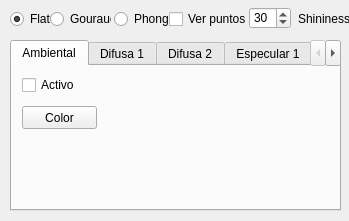
<?xml version="1.0" encoding="UTF-8"?>
<ui version="4.0">
 <class>ManagerLight</class>
 <widget class="QWidget" name="ManagerLight">
  <property name="geometry">
   <rect>
    <x>0</x>
    <y>0</y>
    <width>349</width>
    <height>221</height>
   </rect>
  </property>
  <property name="windowTitle">
   <string>Manager Light</string>
  </property>
  <widget class="QRadioButton" name="Flat">
   <property name="geometry">
    <rect>
     <x>10</x>
     <y>10</y>
     <width>61</width>
     <height>18</height>
    </rect>
   </property>
   <property name="text">
    <string>Flat</string>
   </property>
   <property name="checked">
    <bool>true</bool>
   </property>
  </widget>
  <widget class="QRadioButton" name="Gouraud">
   <property name="geometry">
    <rect>
     <x>50</x>
     <y>10</y>
     <width>61</width>
     <height>18</height>
    </rect>
   </property>
   <property name="text">
    <string>Gouraud</string>
   </property>
  </widget>
  <widget class="QRadioButton" name="Phong">
   <property name="geometry">
    <rect>
     <x>114</x>
     <y>10</y>
     <width>61</width>
     <height>18</height>
    </rect>
   </property>
   <property name="text">
    <string>Phong</string>
   </property>
  </widget>
  <widget class="QTabWidget" name="tabWidget">
   <property name="geometry">
    <rect>
     <x>10</x>
     <y>40</y>
     <width>331</width>
     <height>171</height>
    </rect>
   </property>
   <property name="currentIndex">
    <number>0</number>
   </property>
   <widget class="QWidget" name="tab_3">
    <attribute name="title">
     <string>Ambiental</string>
    </attribute>
    <widget class="QCheckBox" name="activeAmbienta1">
     <property name="geometry">
      <rect>
       <x>10</x>
       <y>10</y>
       <width>74</width>
       <height>18</height>
      </rect>
     </property>
     <property name="text">
      <string>Activo</string>
     </property>
    </widget>
    <widget class="QLabel" name="colorAmb1">
     <property name="geometry">
      <rect>
       <x>100</x>
       <y>40</y>
       <width>61</width>
       <height>21</height>
      </rect>
     </property>
     <property name="text">
      <string/>
     </property>
    </widget>
    <widget class="QPushButton" name="chColorAmb1">
     <property name="geometry">
      <rect>
       <x>10</x>
       <y>40</y>
       <width>75</width>
       <height>23</height>
      </rect>
     </property>
     <property name="text">
      <string>Color</string>
     </property>
    </widget>
    <widget class="QLabel" name="colorDiff">
     <property name="geometry">
      <rect>
       <x>100</x>
       <y>190</y>
       <width>61</width>
       <height>21</height>
      </rect>
     </property>
     <property name="text">
      <string/>
     </property>
    </widget>
    <widget class="QPushButton" name="matDiff">
     <property name="geometry">
      <rect>
       <x>10</x>
       <y>190</y>
       <width>91</width>
       <height>23</height>
      </rect>
     </property>
     <property name="text">
      <string>Color Especular</string>
     </property>
    </widget>
    <widget class="QLabel" name="colorEsp">
     <property name="geometry">
      <rect>
       <x>100</x>
       <y>220</y>
       <width>61</width>
       <height>21</height>
      </rect>
     </property>
     <property name="text">
      <string/>
     </property>
    </widget>
    <widget class="QPushButton" name="matEsp">
     <property name="geometry">
      <rect>
       <x>10</x>
       <y>220</y>
       <width>91</width>
       <height>23</height>
      </rect>
     </property>
     <property name="text">
      <string>Color Especular</string>
     </property>
    </widget>
   </widget>
   <widget class="QWidget" name="tab_5">
    <attribute name="title">
     <string>Difusa 1</string>
    </attribute>
    <widget class="QCheckBox" name="activeDifusa1">
     <property name="geometry">
      <rect>
       <x>10</x>
       <y>10</y>
       <width>74</width>
       <height>18</height>
      </rect>
     </property>
     <property name="text">
      <string>Activo</string>
     </property>
    </widget>
    <widget class="QLabel" name="label_7">
     <property name="geometry">
      <rect>
       <x>180</x>
       <y>10</y>
       <width>31</width>
       <height>16</height>
      </rect>
     </property>
     <property name="text">
      <string>Pos. X</string>
     </property>
    </widget>
    <widget class="QLabel" name="label_8">
     <property name="geometry">
      <rect>
       <x>230</x>
       <y>10</y>
       <width>31</width>
       <height>16</height>
      </rect>
     </property>
     <property name="text">
      <string>Pos. Y</string>
     </property>
    </widget>
    <widget class="QLabel" name="label_9">
     <property name="geometry">
      <rect>
       <x>280</x>
       <y>10</y>
       <width>31</width>
       <height>16</height>
      </rect>
     </property>
     <property name="text">
      <string>Pos. Z</string>
     </property>
    </widget>
    <widget class="QSlider" name="posAmbX3">
     <property name="geometry">
      <rect>
       <x>185</x>
       <y>30</y>
       <width>21</width>
       <height>91</height>
      </rect>
     </property>
     <property name="minimum">
      <number>-100</number>
     </property>
     <property name="maximum">
      <number>100</number>
     </property>
     <property name="orientation">
      <enum>Qt::Vertical</enum>
     </property>
     <property name="tickPosition">
      <enum>QSlider::TicksAbove</enum>
     </property>
     <property name="tickInterval">
      <number>10</number>
     </property>
    </widget>
    <widget class="QLabel" name="ledPosX3">
     <property name="geometry">
      <rect>
       <x>176</x>
       <y>120</y>
       <width>31</width>
       <height>20</height>
      </rect>
     </property>
     <property name="text">
      <string>0.0</string>
     </property>
    </widget>
    <widget class="QLabel" name="ledPosY3">
     <property name="geometry">
      <rect>
       <x>229</x>
       <y>120</y>
       <width>41</width>
       <height>20</height>
      </rect>
     </property>
     <property name="text">
      <string>0.0</string>
     </property>
    </widget>
    <widget class="QLabel" name="colorDif1">
     <property name="geometry">
      <rect>
       <x>100</x>
       <y>40</y>
       <width>61</width>
       <height>21</height>
      </rect>
     </property>
     <property name="text">
      <string/>
     </property>
    </widget>
    <widget class="QSlider" name="posAmbY3">
     <property name="geometry">
      <rect>
       <x>236</x>
       <y>30</y>
       <width>21</width>
       <height>91</height>
      </rect>
     </property>
     <property name="minimum">
      <number>-100</number>
     </property>
     <property name="maximum">
      <number>100</number>
     </property>
     <property name="orientation">
      <enum>Qt::Vertical</enum>
     </property>
     <property name="tickPosition">
      <enum>QSlider::TicksAbove</enum>
     </property>
     <property name="tickInterval">
      <number>10</number>
     </property>
    </widget>
    <widget class="QPushButton" name="chColorDif1">
     <property name="geometry">
      <rect>
       <x>10</x>
       <y>40</y>
       <width>75</width>
       <height>23</height>
      </rect>
     </property>
     <property name="text">
      <string>Color</string>
     </property>
    </widget>
    <widget class="QSlider" name="posAmbZ3">
     <property name="geometry">
      <rect>
       <x>285</x>
       <y>30</y>
       <width>21</width>
       <height>91</height>
      </rect>
     </property>
     <property name="minimum">
      <number>-250</number>
     </property>
     <property name="maximum">
      <number>50</number>
     </property>
     <property name="orientation">
      <enum>Qt::Vertical</enum>
     </property>
     <property name="tickPosition">
      <enum>QSlider::TicksAbove</enum>
     </property>
     <property name="tickInterval">
      <number>10</number>
     </property>
    </widget>
    <widget class="QLabel" name="ledPosZ3">
     <property name="geometry">
      <rect>
       <x>277</x>
       <y>120</y>
       <width>41</width>
       <height>20</height>
      </rect>
     </property>
     <property name="text">
      <string>0.0</string>
     </property>
    </widget>
   </widget>
   <widget class="QWidget" name="tab_4">
    <attribute name="title">
     <string>Difusa 2</string>
    </attribute>
    <widget class="QCheckBox" name="activeDifusa2">
     <property name="geometry">
      <rect>
       <x>10</x>
       <y>10</y>
       <width>74</width>
       <height>18</height>
      </rect>
     </property>
     <property name="text">
      <string>Activo</string>
     </property>
    </widget>
    <widget class="QLabel" name="label_10">
     <property name="geometry">
      <rect>
       <x>180</x>
       <y>10</y>
       <width>31</width>
       <height>16</height>
      </rect>
     </property>
     <property name="text">
      <string>Pos. X</string>
     </property>
    </widget>
    <widget class="QLabel" name="label_11">
     <property name="geometry">
      <rect>
       <x>230</x>
       <y>10</y>
       <width>31</width>
       <height>16</height>
      </rect>
     </property>
     <property name="text">
      <string>Pos. Y</string>
     </property>
    </widget>
    <widget class="QLabel" name="label_12">
     <property name="geometry">
      <rect>
       <x>280</x>
       <y>10</y>
       <width>31</width>
       <height>16</height>
      </rect>
     </property>
     <property name="text">
      <string>Pos. Z</string>
     </property>
    </widget>
    <widget class="QSlider" name="posAmbX4">
     <property name="geometry">
      <rect>
       <x>185</x>
       <y>30</y>
       <width>21</width>
       <height>91</height>
      </rect>
     </property>
     <property name="minimum">
      <number>-100</number>
     </property>
     <property name="maximum">
      <number>100</number>
     </property>
     <property name="orientation">
      <enum>Qt::Vertical</enum>
     </property>
     <property name="tickPosition">
      <enum>QSlider::TicksAbove</enum>
     </property>
     <property name="tickInterval">
      <number>10</number>
     </property>
    </widget>
    <widget class="QLabel" name="ledPosX4">
     <property name="geometry">
      <rect>
       <x>176</x>
       <y>120</y>
       <width>31</width>
       <height>20</height>
      </rect>
     </property>
     <property name="text">
      <string>0.0</string>
     </property>
    </widget>
    <widget class="QLabel" name="ledPosY4">
     <property name="geometry">
      <rect>
       <x>229</x>
       <y>120</y>
       <width>41</width>
       <height>20</height>
      </rect>
     </property>
     <property name="text">
      <string>0.0</string>
     </property>
    </widget>
    <widget class="QLabel" name="colorDif2">
     <property name="geometry">
      <rect>
       <x>100</x>
       <y>40</y>
       <width>61</width>
       <height>21</height>
      </rect>
     </property>
     <property name="text">
      <string/>
     </property>
    </widget>
    <widget class="QSlider" name="posAmbY4">
     <property name="geometry">
      <rect>
       <x>236</x>
       <y>30</y>
       <width>21</width>
       <height>91</height>
      </rect>
     </property>
     <property name="minimum">
      <number>-100</number>
     </property>
     <property name="maximum">
      <number>100</number>
     </property>
     <property name="orientation">
      <enum>Qt::Vertical</enum>
     </property>
     <property name="tickPosition">
      <enum>QSlider::TicksAbove</enum>
     </property>
     <property name="tickInterval">
      <number>10</number>
     </property>
    </widget>
    <widget class="QPushButton" name="chColorDif2">
     <property name="geometry">
      <rect>
       <x>10</x>
       <y>40</y>
       <width>75</width>
       <height>23</height>
      </rect>
     </property>
     <property name="text">
      <string>Color</string>
     </property>
    </widget>
    <widget class="QSlider" name="posAmbZ4">
     <property name="geometry">
      <rect>
       <x>285</x>
       <y>30</y>
       <width>21</width>
       <height>91</height>
      </rect>
     </property>
     <property name="minimum">
      <number>-250</number>
     </property>
     <property name="maximum">
      <number>50</number>
     </property>
     <property name="orientation">
      <enum>Qt::Vertical</enum>
     </property>
     <property name="tickPosition">
      <enum>QSlider::TicksAbove</enum>
     </property>
     <property name="tickInterval">
      <number>10</number>
     </property>
    </widget>
    <widget class="QLabel" name="ledPosZ4">
     <property name="geometry">
      <rect>
       <x>277</x>
       <y>120</y>
       <width>41</width>
       <height>20</height>
      </rect>
     </property>
     <property name="text">
      <string>0.0</string>
     </property>
    </widget>
   </widget>
   <widget class="QWidget" name="tab">
    <attribute name="title">
     <string>Especular 1</string>
    </attribute>
    <widget class="QCheckBox" name="activeEspecular1">
     <property name="geometry">
      <rect>
       <x>10</x>
       <y>10</y>
       <width>74</width>
       <height>18</height>
      </rect>
     </property>
     <property name="text">
      <string>Activo</string>
     </property>
    </widget>
    <widget class="QLabel" name="label_13">
     <property name="geometry">
      <rect>
       <x>180</x>
       <y>10</y>
       <width>31</width>
       <height>16</height>
      </rect>
     </property>
     <property name="text">
      <string>Pos. X</string>
     </property>
    </widget>
    <widget class="QLabel" name="label_14">
     <property name="geometry">
      <rect>
       <x>230</x>
       <y>10</y>
       <width>31</width>
       <height>16</height>
      </rect>
     </property>
     <property name="text">
      <string>Pos. Y</string>
     </property>
    </widget>
    <widget class="QLabel" name="label_15">
     <property name="geometry">
      <rect>
       <x>280</x>
       <y>10</y>
       <width>31</width>
       <height>16</height>
      </rect>
     </property>
     <property name="text">
      <string>Pos. Z</string>
     </property>
    </widget>
    <widget class="QSlider" name="posAmbX5">
     <property name="geometry">
      <rect>
       <x>185</x>
       <y>30</y>
       <width>21</width>
       <height>91</height>
      </rect>
     </property>
     <property name="minimum">
      <number>-100</number>
     </property>
     <property name="maximum">
      <number>100</number>
     </property>
     <property name="orientation">
      <enum>Qt::Vertical</enum>
     </property>
     <property name="tickPosition">
      <enum>QSlider::TicksAbove</enum>
     </property>
     <property name="tickInterval">
      <number>10</number>
     </property>
    </widget>
    <widget class="QLabel" name="ledPosX5">
     <property name="geometry">
      <rect>
       <x>176</x>
       <y>120</y>
       <width>31</width>
       <height>20</height>
      </rect>
     </property>
     <property name="text">
      <string>0.0</string>
     </property>
    </widget>
    <widget class="QLabel" name="ledPosY5">
     <property name="geometry">
      <rect>
       <x>229</x>
       <y>120</y>
       <width>41</width>
       <height>20</height>
      </rect>
     </property>
     <property name="text">
      <string>0.0</string>
     </property>
    </widget>
    <widget class="QLabel" name="colorEsp1">
     <property name="geometry">
      <rect>
       <x>100</x>
       <y>40</y>
       <width>61</width>
       <height>21</height>
      </rect>
     </property>
     <property name="text">
      <string/>
     </property>
    </widget>
    <widget class="QSlider" name="posAmbY5">
     <property name="geometry">
      <rect>
       <x>236</x>
       <y>30</y>
       <width>21</width>
       <height>91</height>
      </rect>
     </property>
     <property name="minimum">
      <number>-100</number>
     </property>
     <property name="maximum">
      <number>100</number>
     </property>
     <property name="orientation">
      <enum>Qt::Vertical</enum>
     </property>
     <property name="tickPosition">
      <enum>QSlider::TicksAbove</enum>
     </property>
     <property name="tickInterval">
      <number>10</number>
     </property>
    </widget>
    <widget class="QPushButton" name="chColorEsp1">
     <property name="geometry">
      <rect>
       <x>10</x>
       <y>40</y>
       <width>75</width>
       <height>23</height>
      </rect>
     </property>
     <property name="text">
      <string>Color</string>
     </property>
    </widget>
    <widget class="QSlider" name="posAmbZ5">
     <property name="geometry">
      <rect>
       <x>285</x>
       <y>30</y>
       <width>21</width>
       <height>91</height>
      </rect>
     </property>
     <property name="minimum">
      <number>-250</number>
     </property>
     <property name="maximum">
      <number>50</number>
     </property>
     <property name="orientation">
      <enum>Qt::Vertical</enum>
     </property>
     <property name="tickPosition">
      <enum>QSlider::TicksAbove</enum>
     </property>
     <property name="tickInterval">
      <number>10</number>
     </property>
    </widget>
    <widget class="QLabel" name="ledPosZ5">
     <property name="geometry">
      <rect>
       <x>277</x>
       <y>120</y>
       <width>41</width>
       <height>20</height>
      </rect>
     </property>
     <property name="text">
      <string>0.0</string>
     </property>
    </widget>
   </widget>
   <widget class="QWidget" name="tab_2">
    <attribute name="title">
     <string>Especular 2</string>
    </attribute>
    <widget class="QCheckBox" name="activeEspecular2">
     <property name="geometry">
      <rect>
       <x>10</x>
       <y>10</y>
       <width>74</width>
       <height>18</height>
      </rect>
     </property>
     <property name="text">
      <string>Activo</string>
     </property>
    </widget>
    <widget class="QLabel" name="label_16">
     <property name="geometry">
      <rect>
       <x>180</x>
       <y>10</y>
       <width>31</width>
       <height>16</height>
      </rect>
     </property>
     <property name="text">
      <string>Pos. X</string>
     </property>
    </widget>
    <widget class="QLabel" name="label_17">
     <property name="geometry">
      <rect>
       <x>230</x>
       <y>10</y>
       <width>31</width>
       <height>16</height>
      </rect>
     </property>
     <property name="text">
      <string>Pos. Y</string>
     </property>
    </widget>
    <widget class="QLabel" name="label_18">
     <property name="geometry">
      <rect>
       <x>280</x>
       <y>10</y>
       <width>31</width>
       <height>16</height>
      </rect>
     </property>
     <property name="text">
      <string>Pos. Z</string>
     </property>
    </widget>
    <widget class="QSlider" name="posAmbX6">
     <property name="geometry">
      <rect>
       <x>185</x>
       <y>30</y>
       <width>21</width>
       <height>91</height>
      </rect>
     </property>
     <property name="minimum">
      <number>-100</number>
     </property>
     <property name="maximum">
      <number>100</number>
     </property>
     <property name="orientation">
      <enum>Qt::Vertical</enum>
     </property>
     <property name="tickPosition">
      <enum>QSlider::TicksAbove</enum>
     </property>
     <property name="tickInterval">
      <number>10</number>
     </property>
    </widget>
    <widget class="QLabel" name="ledPosX6">
     <property name="geometry">
      <rect>
       <x>176</x>
       <y>120</y>
       <width>31</width>
       <height>20</height>
      </rect>
     </property>
     <property name="text">
      <string>0.0</string>
     </property>
    </widget>
    <widget class="QLabel" name="ledPosY6">
     <property name="geometry">
      <rect>
       <x>229</x>
       <y>120</y>
       <width>41</width>
       <height>20</height>
      </rect>
     </property>
     <property name="text">
      <string>0.0</string>
     </property>
    </widget>
    <widget class="QLabel" name="colorEsp2">
     <property name="geometry">
      <rect>
       <x>100</x>
       <y>40</y>
       <width>61</width>
       <height>21</height>
      </rect>
     </property>
     <property name="text">
      <string/>
     </property>
    </widget>
    <widget class="QSlider" name="posAmbY6">
     <property name="geometry">
      <rect>
       <x>236</x>
       <y>30</y>
       <width>21</width>
       <height>91</height>
      </rect>
     </property>
     <property name="minimum">
      <number>-100</number>
     </property>
     <property name="maximum">
      <number>100</number>
     </property>
     <property name="orientation">
      <enum>Qt::Vertical</enum>
     </property>
     <property name="tickPosition">
      <enum>QSlider::TicksAbove</enum>
     </property>
     <property name="tickInterval">
      <number>10</number>
     </property>
    </widget>
    <widget class="QPushButton" name="chColorEsp2">
     <property name="geometry">
      <rect>
       <x>10</x>
       <y>40</y>
       <width>75</width>
       <height>23</height>
      </rect>
     </property>
     <property name="text">
      <string>Color</string>
     </property>
    </widget>
    <widget class="QSlider" name="posAmbZ6">
     <property name="geometry">
      <rect>
       <x>285</x>
       <y>30</y>
       <width>21</width>
       <height>91</height>
      </rect>
     </property>
     <property name="minimum">
      <number>-250</number>
     </property>
     <property name="maximum">
      <number>50</number>
     </property>
     <property name="orientation">
      <enum>Qt::Vertical</enum>
     </property>
     <property name="tickPosition">
      <enum>QSlider::TicksAbove</enum>
     </property>
     <property name="tickInterval">
      <number>10</number>
     </property>
    </widget>
    <widget class="QLabel" name="ledPosZ6">
     <property name="geometry">
      <rect>
       <x>277</x>
       <y>120</y>
       <width>41</width>
       <height>20</height>
      </rect>
     </property>
     <property name="text">
      <string>0.0</string>
     </property>
    </widget>
   </widget>
  </widget>
  <widget class="QCheckBox" name="checkBox">
   <property name="geometry">
    <rect>
     <x>169</x>
     <y>10</y>
     <width>81</width>
     <height>18</height>
    </rect>
   </property>
   <property name="text">
    <string>Ver puntos</string>
   </property>
  </widget>
  <widget class="QSpinBox" name="shininess">
   <property name="geometry">
    <rect>
     <x>249</x>
     <y>7</y>
     <width>42</width>
     <height>22</height>
    </rect>
   </property>
   <property name="minimum">
    <number>1</number>
   </property>
   <property name="maximum">
    <number>128</number>
   </property>
   <property name="value">
    <number>30</number>
   </property>
  </widget>
  <widget class="QLabel" name="label_19">
   <property name="geometry">
    <rect>
     <x>298</x>
     <y>9</y>
     <width>51</width>
     <height>20</height>
    </rect>
   </property>
   <property name="text">
    <string>Shininess</string>
   </property>
  </widget>
 </widget>
 <resources/>
 <connections/>
</ui>
